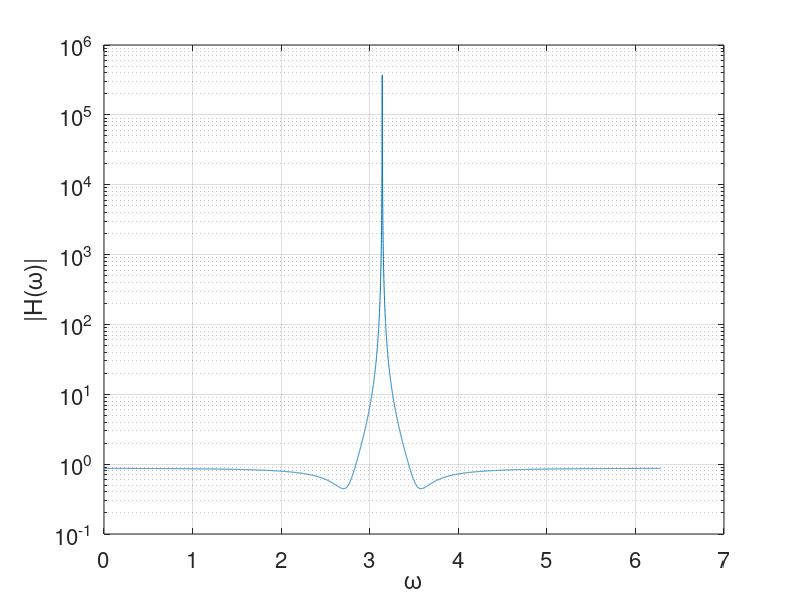

Here is the MATLAB script that generated this plot: (Note: this script raises an error after producing the figure.)
% Es 15

% Given y(n) = -2 y(n-1) -  y(n-2) + x(n) + 2rho cos(theta)x(n-1) +
% rho^2 x(n-2)
% rho = 0.9, theta = pi/8
% The sequence is defined for n in [0, 1e4].
% Which is the expression of h(n)? 
% Which is the amplitude of H(f)? 
% Compute the DFT of h(n) using the matrix product.

% which kind of filter is it? (Low pass, band pass, high pass...)
% Is it a FIR or IIR filter?

close all
clearvars
clc

%% parameters

rho = 0.9;
theta = pi/8;

%% define H(z)

% denominator coefficients (from a_0 to a_D)
A_z = [1, 2, 1];
% what would happen if A_z = 1? Try by yourself.
% A_z = 1;
% numerator coefficients (from b_0 to b_N)
B_z = [1, 2*rho*cos(theta), rho^2];

%% h(n)

N = 1e4;
n = 0:N-1;
delta = zeros(size(n));
delta(1) = 1;
h = filter(B_z, A_z, delta);

%% amplitude of H(f)

% you can use 'whole' to compute the Frequency response on 2pi 
[H_f_2pi, omega_2pi] = freqz(B_z, A_z, N, 'whole');

figure, 
% plot(omega_2pi, (abs(H_f_2pi)));
% in order to better see the behaviour,you can use 'semilogy'
semilogy(omega_2pi, (abs(H_f_2pi)))
xlabel('\omega');
ylabel('|H(\omega)|');
set(gca, 'fontsize', 16);
grid

%% compute the DFT of h using matrix product

% just with one line 
W = exp(-1i * 2 * pi /N.*n'.*n);
H_k = W * h';

%% plot between 0 and 2pi.

hold on;
semilogy(2*pi*n/N, abs(H_k), '--')

%% plot between -pi, pi

figure; 
semilogy(omega_2pi - pi, abs(fftshift(H_f_2pi)))
hold on; 
semilogy(2*pi*n/N - pi, fftshift(abs((H_k))), '--');

%% compute H_k using fft

H_fft = fft(h);
hold on;
semilogy(2*pi*n/N - pi, fftshift(abs((H_fft))),  '--o');



